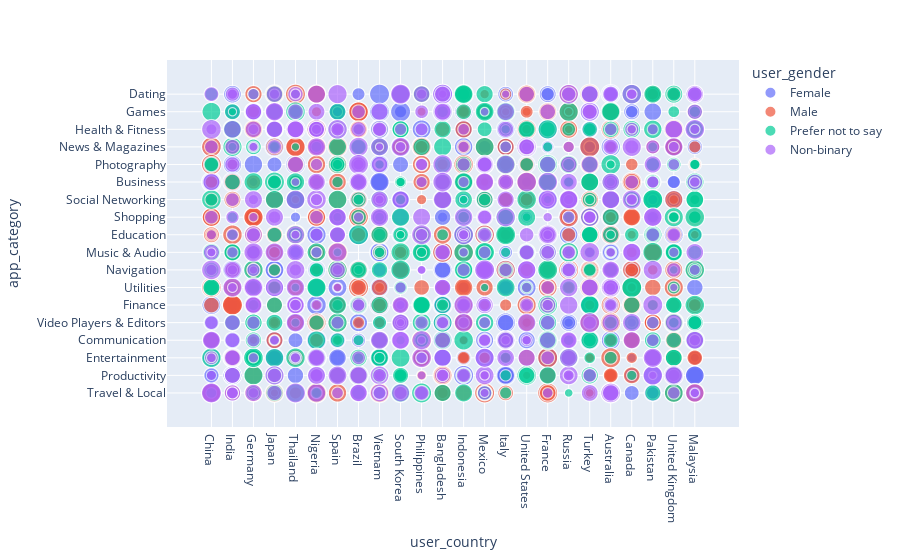

Notebook code cell kept with this figure:
### Markdown cell above
## Interactive Dashboard

### Code cell
import plotly.express as px

# Interactive scatter plot
fig = px.scatter(data, x="user_country", y="app_category", color="user_gender", size="user_age")
fig.show()

### Figure 1 — Plotly figure (JSON) as saved in the notebook; plotly's stock layout.template omitted (floating-point values rounded to 4 significant figures; data arrays with more than 128 entries replaced by an {"elided": "..."} marker saying what was removed)
{"data": [{"hovertemplate": "user_gender=Female<br>user_country=%{x}<br>app_category=%{y}<br>user_age=%{marker.size}<extra></extra>", "legendgroup": "Female", "marker": {"color": "#636efa", "size": {"elided": "495 int values"}, "sizemode": "area", "sizeref": 0.1875, "symbol": "circle"}, "mode": "markers", "name": "Female", "showlegend": true, "type": "scattergl", "x": {"elided": "495 str values"}, "xaxis": "x", "y": {"elided": "495 str values"}, "yaxis": "y"}, {"hovertemplate": "user_gender=Male<br>user_country=%{x}<br>app_category=%{y}<br>user_age=%{marker.size}<extra></extra>", "legendgroup": "Male", "marker": {"color": "#EF553B", "size": {"elided": "482 int values"}, "sizemode": "area", "sizeref": 0.1875, "symbol": "circle"}, "mode": "markers", "name": "Male", "showlegend": true, "type": "scattergl", "x": {"elided": "482 str values"}, "xaxis": "x", "y": {"elided": "482 str values"}, "yaxis": "y"}, {"hovertemplate": "user_gender=Prefer not to say<br>user_country=%{x}<br>app_category=%{y}<br>user_age=%{marker.size}<extra></extra>", "legendgroup": "Prefer not to say", "marker": {"color": "#00cc96", "size": {"elided": "464 int values"}, "sizemode": "area", "sizeref": 0.1875, "symbol": "circle"}, "mode": "markers", "name": "Prefer not to say", "showlegend": true, "type": "scattergl", "x": {"elided": "464 str values"}, "xaxis": "x", "y": {"elided": "464 str values"}, "yaxis": "y"}, {"hovertemplate": "user_gender=Non-binary<br>user_country=%{x}<br>app_category=%{y}<br>user_age=%{marker.size}<extra></extra>", "legendgroup": "Non-binary", "marker": {"color": "#ab63fa", "size": {"elided": "486 int values"}, "sizemode": "area", "sizeref": 0.1875, "symbol": "circle"}, "mode": "markers", "name": "Non-binary", "showlegend": true, "type": "scattergl", "x": {"elided": "486 str values"}, "xaxis": "x", "y": {"elided": "486 str values"}, "yaxis": "y"}], "layout": {"legend": {"itemsizing": "constant", "title": {"text": "user_gender"}, "tracegroupgap": 0}, "margin": {"t": 60}, "xaxis": {"anchor": "y", "domain": [0, 1], "title": {"text": "user_country"}}, "yaxis": {"anchor": "x", "domain": [0, 1], "title": {"text": "app_category"}}}}
